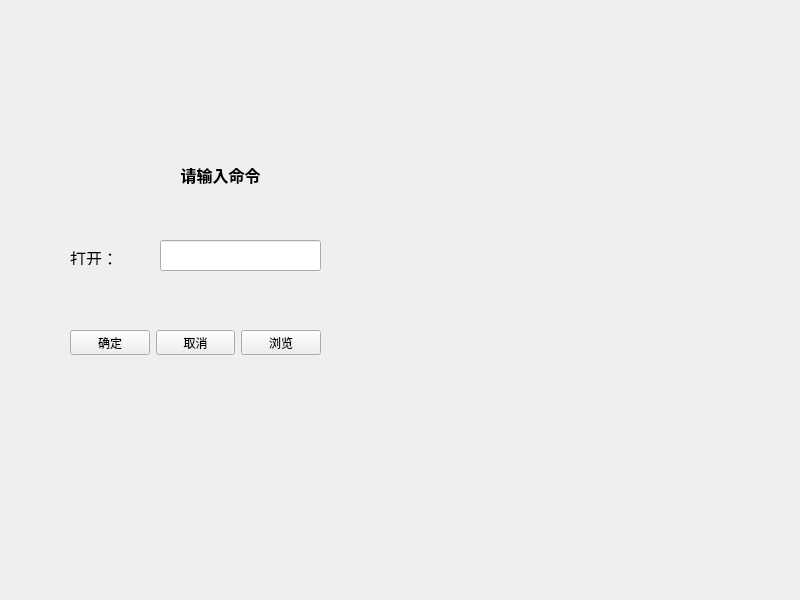
<?xml version="1.0" encoding="UTF-8"?>
<ui version="4.0">
 <class>Widget</class>
 <widget class="QWidget" name="Widget">
  <property name="geometry">
   <rect>
    <x>0</x>
    <y>0</y>
    <width>800</width>
    <height>600</height>
   </rect>
  </property>
  <property name="windowTitle">
   <string>Widget</string>
  </property>
  <widget class="QLabel" name="label">
   <property name="geometry">
    <rect>
     <x>170</x>
     <y>160</y>
     <width>101</width>
     <height>31</height>
    </rect>
   </property>
   <property name="font">
    <font>
     <family>微软雅黑</family>
     <pointsize>12</pointsize>
    </font>
   </property>
   <property name="text">
    <string>&lt;html&gt;&lt;head/&gt;&lt;body&gt;&lt;p align=&quot;center&quot;&gt;&lt;span style=&quot; font-size:12pt; font-weight:600;&quot;&gt;请输入命令&lt;/span&gt;&lt;/p&gt;&lt;/body&gt;&lt;/html&gt;</string>
   </property>
  </widget>
  <widget class="QLabel" name="label_2">
   <property name="geometry">
    <rect>
     <x>70</x>
     <y>250</y>
     <width>68</width>
     <height>15</height>
    </rect>
   </property>
   <property name="font">
    <font>
     <family>微软雅黑</family>
     <pointsize>12</pointsize>
    </font>
   </property>
   <property name="text">
    <string>打开：</string>
   </property>
  </widget>
  <widget class="QLineEdit" name="lineEdit">
   <property name="geometry">
    <rect>
     <x>160</x>
     <y>240</y>
     <width>161</width>
     <height>31</height>
    </rect>
   </property>
  </widget>
  <widget class="QWidget" name="">
   <property name="geometry">
    <rect>
     <x>70</x>
     <y>330</y>
     <width>251</width>
     <height>25</height>
    </rect>
   </property>
   <layout class="QHBoxLayout" name="horizontalLayout">
    <item>
     <spacer name="horizontalSpacer">
      <property name="orientation">
       <enum>Qt::Horizontal</enum>
      </property>
      <property name="sizeHint" stdset="0">
       <size>
        <width>40</width>
        <height>20</height>
       </size>
      </property>
     </spacer>
    </item>
    <item>
     <widget class="QPushButton" name="commitButton">
      <property name="text">
       <string>确定</string>
      </property>
     </widget>
    </item>
    <item>
     <widget class="QPushButton" name="cancelButton">
      <property name="text">
       <string>取消</string>
      </property>
     </widget>
    </item>
    <item>
     <widget class="QPushButton" name="browseButton">
      <property name="text">
       <string>浏览</string>
      </property>
     </widget>
    </item>
   </layout>
  </widget>
 </widget>
 <resources/>
 <connections/>
</ui>
